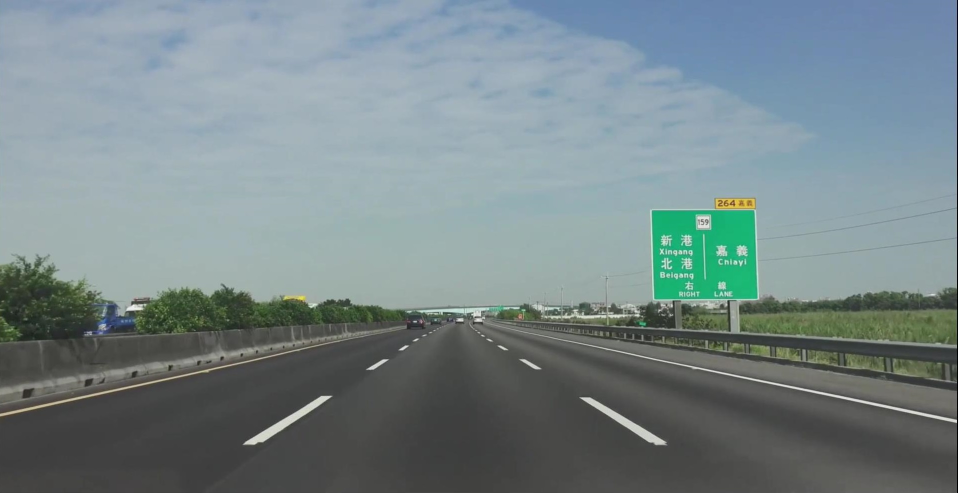
#> input picture src/test.jpg, 1915 x 985 px, found by its file name (shown at 1/2 size)
$ python 02Region_Masking.py
#> lines starting #> are read from the running program, lines starting #| are printed output that depends on the picture; after the words box and inside, x2 and y2 are one past the last pixel; in counts of white or black regions, pixels touching at a corner belong together
import matplotlib.pyplot as plt
import matplotlib.image as mpimg
import numpy as np

# Read in the image and print some stats
image = mpimg.imread('/Users/huangtzuchun/Downloads/perception-for-autonomous-cars-2/src/test.jpg')
#> image is the input picture: shape (985, 1915, 3); mean R, G, B 119.3, 134.4, 137.3
print('This image is: ', type(image),'with dimensions:', image.shape)
#| This image is:  <class 'numpy.ndarray'> with dimensions: (985, 1915, 3)

# Pull out the x and y sizes and make a copy of the image
ysize = image.shape[0]
#> ysize = 985
xsize = image.shape[1]
#> xsize = 1915
region_select = np.copy(image)

# Define a triangle region of interest
# Keep in mind the origin (x=0, y=0) is in the upper left in image processing
# Note: if you run this code, you'll find these are not sensible values!!
# But you'll get a chance to play with them soon in a quiz
left_bottom = [0, 539]
right_bottom = [900, 300]
apex = [400, 0]

# Fit lines (y=Ax+B) to identify the  3 sided region of interest
# np.polyfit() returns the coefficients [A, B] of the fit
fit_left = np.polyfit((left_bottom[0], apex[0]), (left_bottom[1], apex[1]), 1)
fit_right = np.polyfit((right_bottom[0], apex[0]), (right_bottom[1], apex[1]), 1)
fit_bottom = np.polyfit((left_bottom[0], right_bottom[0]), (left_bottom[1], right_bottom[1]), 1)

# Find the region inside the lines
XX, YY = np.meshgrid(np.arange(0, xsize), np.arange(0, ysize))
region_thresholds = (YY > (XX*fit_left[0] + fit_left[1])) & \
                    (YY > (XX*fit_right[0] + fit_right[1])) & \
                    (YY < (XX*fit_bottom[0] + fit_bottom[1]))

# Color pixels red which are inside the region of interest
region_select[region_thresholds] = [255, 0, 0]
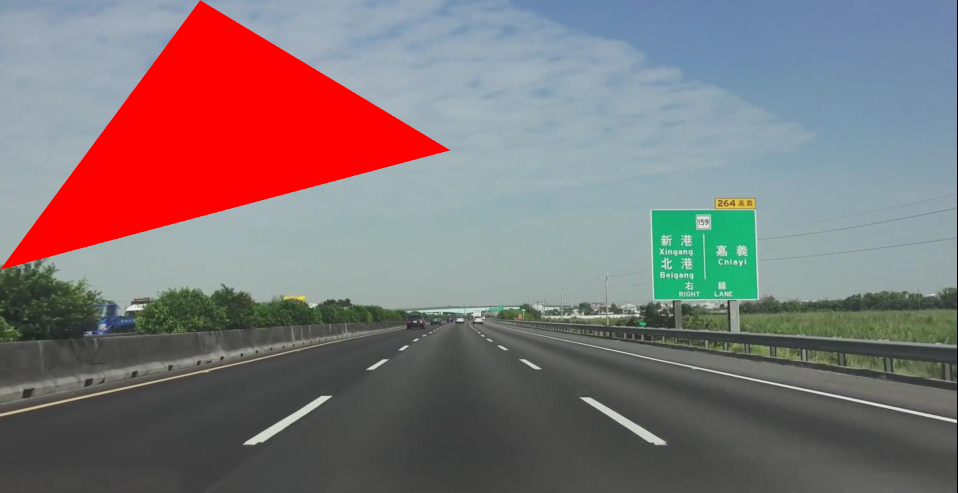
#> region_select: shape (985, 1915, 3) (shown at 1/2 size); 10.32% of pixels changed, all inside (x1, y1, x2, y2) = (1, 1, 900, 539)

# Display the image
#check matplotlib.pyplot.plot (https://matplotlib.org/api/pyplot_api.html#module-matplotlib.pyplot)
#tip:plt.plot([0], [539], 'bo')
plt.imshow(region_select)
